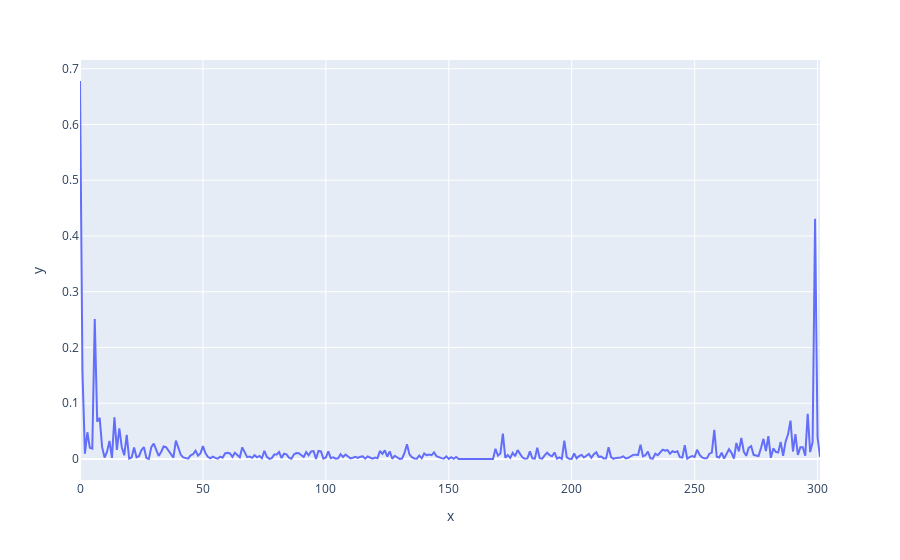

Notebook code for this chart:
### Code cell
fig = px.line(x = range(len(diff)), y=diff)
fig.show()

### Figure 1 — Plotly figure (JSON) as saved in the notebook; plotly's stock layout.template omitted (floating-point values rounded to 4 significant figures; data arrays with more than 128 entries replaced by an {"elided": "..."} marker saying what was removed)
{"data": [{"hovertemplate": "x=%{x}<br>y=%{y}<extra></extra>", "legendgroup": "", "line": {"color": "#636efa", "dash": "solid"}, "marker": {"symbol": "circle"}, "mode": "lines", "name": "", "orientation": "v", "showlegend": false, "x": {"elided": "302 int values"}, "xaxis": "x", "y": {"elided": "302 float values"}, "yaxis": "y", "type": "scatter"}], "layout": {"xaxis": {"anchor": "y", "domain": [0.0, 1.0], "title": {"text": "x"}}, "yaxis": {"anchor": "x", "domain": [0.0, 1.0], "title": {"text": "y"}}, "legend": {"tracegroupgap": 0}, "margin": {"t": 60}}}
